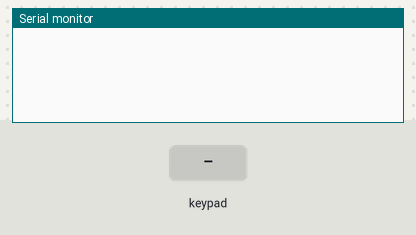
The sketch below on a simulated Arduino Uno, built with avr-gcc and run on an emulated ATmega328P. Parts: the last lines printed to the serial monitor. The inputs (shaded band) are chosen by the test bench.

Above: at 1.2 s.
1.3 s: key '1' pressed
At 2.6 s:
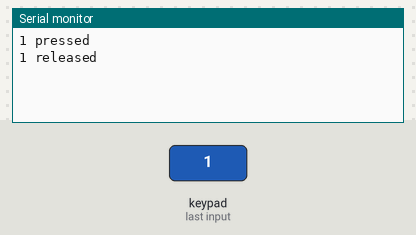
2.9 s: keypad keys 5 4 3 2 # pressed 0.4 s apart
At 5.4 s:
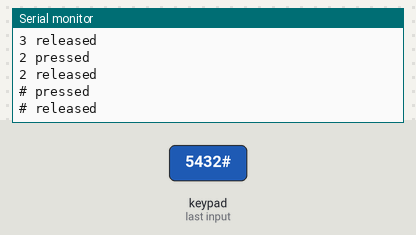
6.4 s: key 'A' pressed
At 6.9 s:
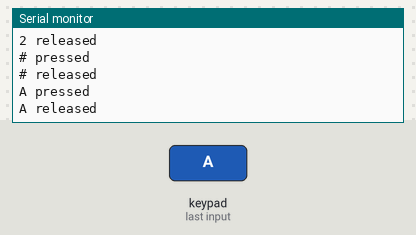
8.0 s: keypad keys 5 4 3 2 * pressed 0.4 s apart
At 10.6 s:
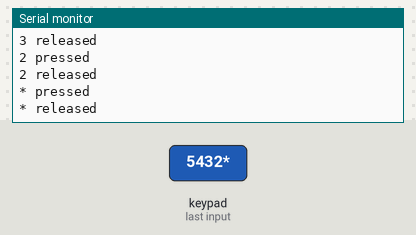
11.5 s: key 'B' pressed
At 12.1 s:
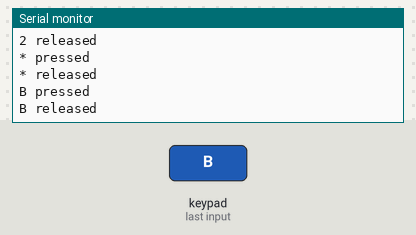
13.1 s: keypad keys 5 4 3 2 D pressed 0.4 s apart
At 15.7 s:
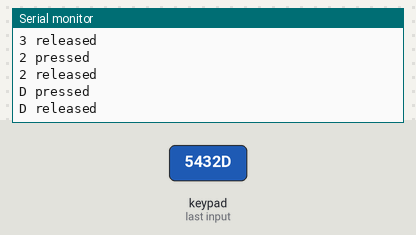
Timing chart, 0 to 17.2 s (numbered marks = the images above; inputs shaded):
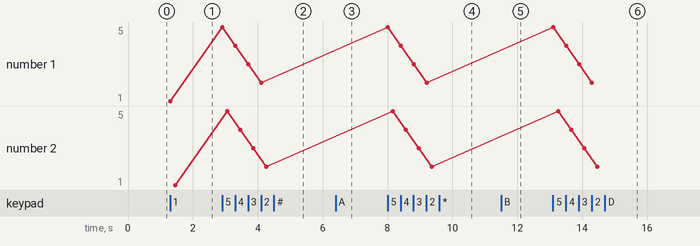

The sketch:

test_keypad.ino
```cpp
#include "Adafruit_Keypad.h"

const byte ROWS = 4; // rows
const byte COLS = 4; // columns
//define the symbols on the buttons of the keypads
char keys[ROWS][COLS] = {
  {'1','2','3','A'},
  {'4','5','6','B'},
  {'7','8','9','C'},
  {'*','0','#','D'}
};
byte rowPins[ROWS] = {5, 4, 3, 2}; //connect to the row pinouts of the keypad
byte colPins[COLS] = {11, 10, 9, 8}; //connect to the column pinouts of the keypad

//initialize an instance of class NewKeypad
Adafruit_Keypad customKeypad = Adafruit_Keypad( makeKeymap(keys), rowPins, colPins, ROWS, COLS);

void setup() {
  Serial.begin(9600);
  customKeypad.begin();

}

void loop() {
  // put your main code here, to run repeatedly:
  customKeypad.tick();

  while(customKeypad.available()){
    keypadEvent e = customKeypad.read();
    Serial.print((char)e.bit.KEY);
    if(e.bit.EVENT == KEY_JUST_PRESSED) Serial.println(" pressed");
    else if(e.bit.EVENT == KEY_JUST_RELEASED) Serial.println(" released");
  }

  delay(10);
}
```

Measured:
- after the input at 1.3 s, the serial monitor: prints a new line at once (image 1)
- after the input at 2.9 s, the serial monitor: prints a new line at once (image 2)
- after the input at 6.4 s, the serial monitor: prints a new line at once (image 3)
- after the input at 8.0 s, the serial monitor: prints a new line at once (image 4)
- after the input at 11.5 s, the serial monitor: prints a new line at once (image 5)
- after the input at 13.1 s, the serial monitor: prints a new line at once (image 6)
- plotted number 1: 1 → 2 after the input at 2.9 s
- plotted number 2: 1 → 2 after the input at 2.9 s
